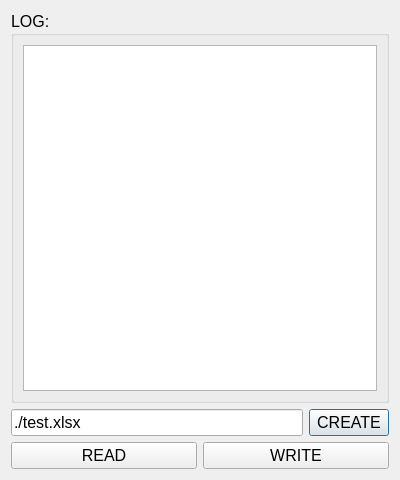
<?xml version="1.0" encoding="UTF-8"?>
<ui version="4.0">
 <class>Dialog</class>
 <widget class="QDialog" name="Dialog">
  <property name="geometry">
   <rect>
    <x>0</x>
    <y>0</y>
    <width>400</width>
    <height>480</height>
   </rect>
  </property>
  <property name="font">
   <font>
    <pointsize>12</pointsize>
   </font>
  </property>
  <property name="windowTitle">
   <string>Dialog</string>
  </property>
  <layout class="QVBoxLayout" name="verticalLayout_2">
   <item>
    <widget class="QGroupBox" name="groupBox">
     <property name="title">
      <string>LOG:</string>
     </property>
     <layout class="QVBoxLayout" name="verticalLayout">
      <item>
       <widget class="QPlainTextEdit" name="plainTextEdit"/>
      </item>
     </layout>
    </widget>
   </item>
   <item>
    <layout class="QHBoxLayout" name="horizontalLayout_2">
     <item>
      <widget class="QLineEdit" name="lineEdit2Create">
       <property name="text">
        <string>./test.xlsx</string>
       </property>
      </widget>
     </item>
     <item>
      <widget class="QPushButton" name="pushButton2Create">
       <property name="text">
        <string>CREATE</string>
       </property>
      </widget>
     </item>
    </layout>
   </item>
   <item>
    <layout class="QHBoxLayout" name="horizontalLayout">
     <item>
      <widget class="QPushButton" name="pushButton2Read">
       <property name="text">
        <string>READ</string>
       </property>
      </widget>
     </item>
     <item>
      <widget class="QPushButton" name="pushButton2Write">
       <property name="text">
        <string>WRITE</string>
       </property>
      </widget>
     </item>
    </layout>
   </item>
  </layout>
 </widget>
 <resources/>
 <connections/>
</ui>
